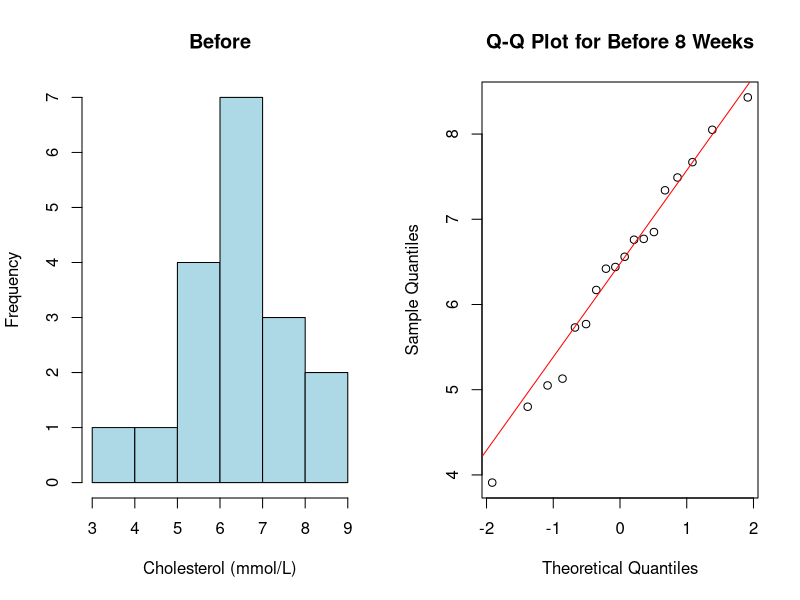
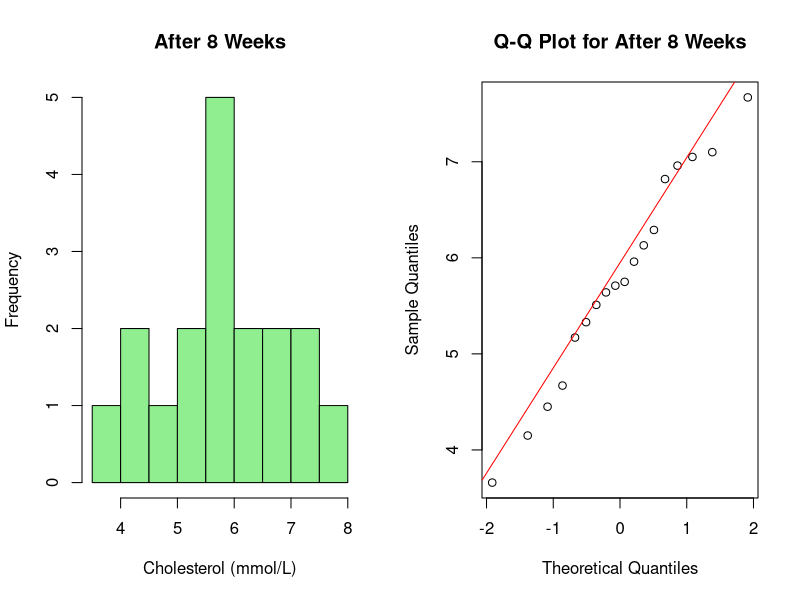
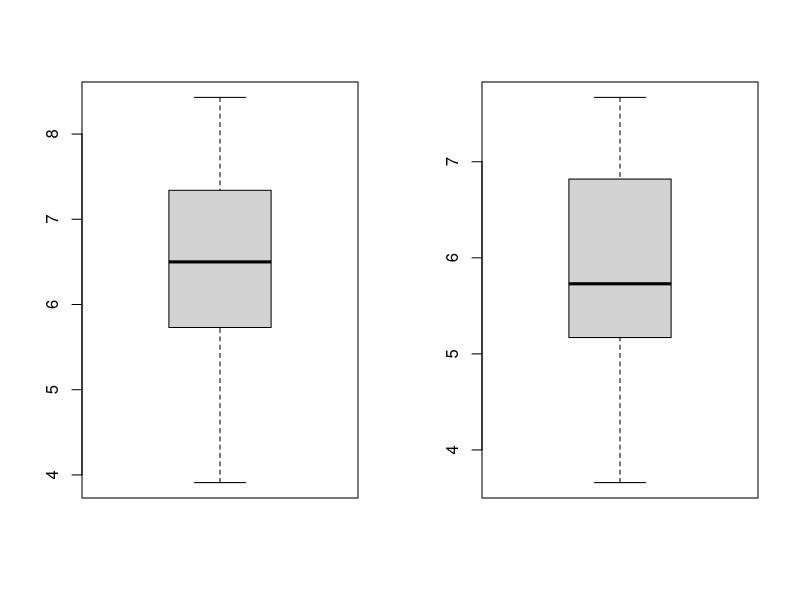
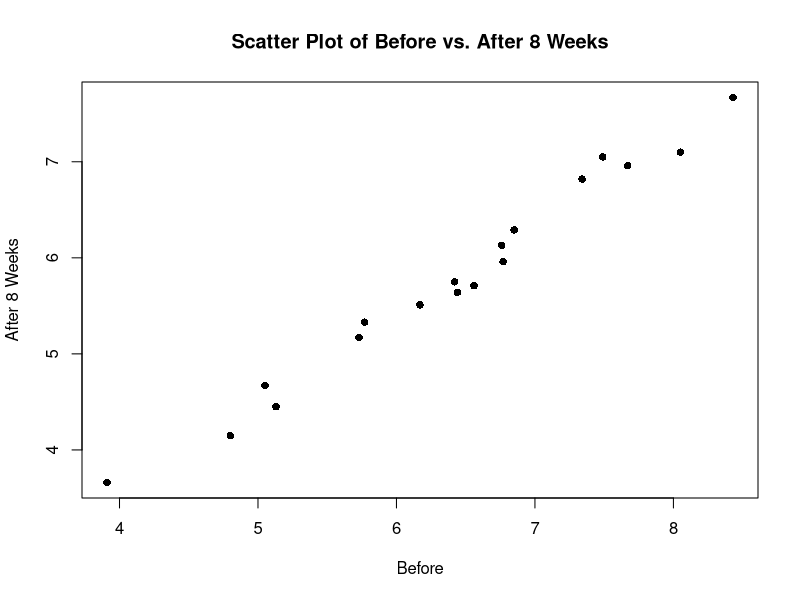
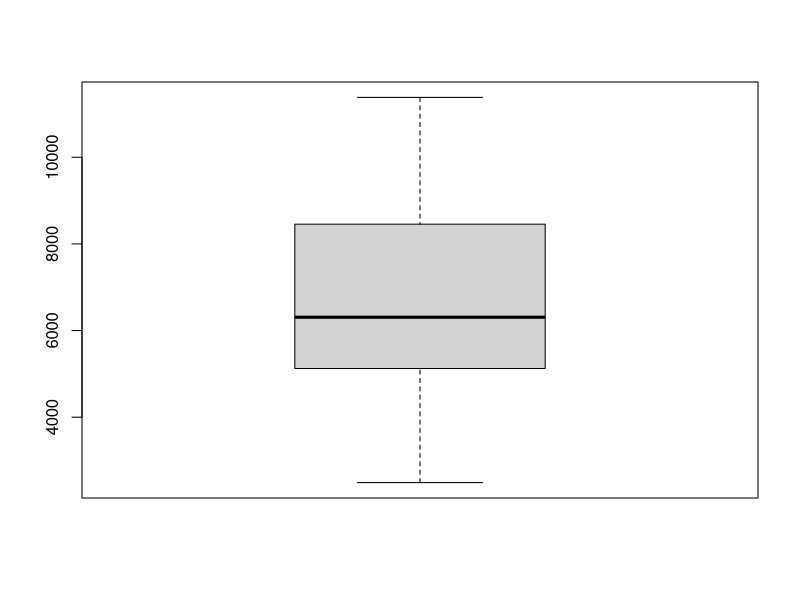

Reproduce these figures in R, in order. (Note: this script raises an error after producing the figures.)
## ---- chunk 1
knitr::opts_chunk$set(echo = TRUE)
# only round 3
options(digits = 3)

knitr::opts_chunk$set(fig.height = 2.5)
## ---- chunk 2
data = read.table('cholesterol.txt', header = TRUE)
# Before
par(mfrow = c(1,2))
hist(data$Before, main="Before", xlab="Cholesterol (mmol/L)", col="lightblue", border="black")
qqnorm(data$Before, main="Q-Q Plot for Before 8 Weeks")
qqline(data$Before, col="red")

# After
hist(data$After8weeks, main="After 8 Weeks", xlab="Cholesterol (mmol/L)", col="lightgreen", border="black")
qqnorm(data$After8weeks, main="Q-Q Plot for After 8 Weeks")
qqline(data$After8weeks, col="red")

# 
## ---- chunk 3
par(mfrow = c(1,2)) 
boxplot(data$Before)
boxplot(data$After8weeks)
par(mfrow = c(1,1))
## ---- chunk 4
plot(data$Before, data$After8weeks,
     main = "Scatter Plot of Before vs. After 8 Weeks",
     xlab = "Before", ylab = "After 8 Weeks",
     col = "black", pch = 16)
## ---- chunk 5

cor.test(data$Before, data$After8weeks, method="pearson")

## ---- chunk 6
t.test(data$Before,data$After8weeks, paired=TRUE)
## ---- chunk 7
mean_difference = function(x,y) {mean(x-y)}

original_diff <- mean(data$Before - data$After8weeks)

B=1000; tstar=numeric(B)

for (i in 1:B) {
  md_star=t(apply(cbind(data$Before,data$After8weeks),1,sample))
  tstar[i]=mean_difference(data$Before,data$After8weeks) 
}

myt = mean_difference(data$Before,data$After8weeks);myt

pl=sum(tstar<myt)/B
pr=sum(tstar>myt)/B
p=2*min(pl,pr); p
## ---- chunk 8
x = data$After8weeks
n = length(x)
x_mean = mean(x)
x_sd = sd(x) 
alpha = 0.03

t = qt(1-alpha/2, df = n-1)

CI_normal = c(
  x_mean - t * (x_sd / sqrt(n)),
  x_mean + t * (x_sd / sqrt(n))
)
cat("Normality 97% confidence interval: [", round(CI_normal[1], 3), 
    ",", round(CI_normal[2], 3), "]\n")
## ---- chunk 9

B = 1000
x_mean = mean(data$After8weeks)
Tstar = numeric(B)
for(i in 1:B){
  Xstar=sample(data$After8weeks,replace=TRUE)
  Tstar[i]=mean(Xstar)
}
Tstar15 = quantile(Tstar, 0.015)
Tstar985 = quantile(Tstar, 0.985)

CI_bootstrap = c(2*x_mean-Tstar985,2*x_mean-Tstar15)
cat("Bootstrap 97% confidence interval: [", round(CI_bootstrap[1], 3), 
    ",", round(CI_bootstrap[2], 3), "]\n")

## ---- chunk 10
n=length(data$After8weeks) # length
t=max(data$After8weeks) # the max of samples
B=1000;
tstar=numeric(B)
theta_values = seq(3, 12, by = 0.1)

p_values = sapply(theta_values, function(theta) {
  tstar = numeric(B)
  for (i in 1:B){
    xstar = runif(n, min = 3, max = theta)
    tstar[i] = max(xstar)
  }
  pl = sum(tstar < t) / B
  pr = sum(tstar > t) / B
  p = 2 * min(pl, pr)
  return(p)
})

# This is to find the range of theta for p > 0.05 
theta_valid = theta_values[p_values > 0.05]

cat("The range of theta for H0 cannot be rejected: [", min(theta_valid), max(theta_valid),  "]\n")


## ---- chunk 11
n = length(data$After8weeks)
below_6 = sum(data$After8weeks < 6);

binom.test(below_6,n,p=0.5,alt="l")
## ---- chunk 12
 wilcox.test(data$After8weeks,mu=6)
## ---- chunk 13
below_4.5 = sum(data$After8weeks <= 4.5)
n = length(data$After8weeks)

# check if percentage of cholesterol levels below 4.5 is greater then 25%
binom.test(below_4.5,n,p=0.25,alt="greater")
## ---- chunk 14
df <- read.table("crops.txt", header = TRUE)
df$County <- as.factor(df$County)
df$Related <- as.factor(df$Related)

shapiro.test(df$Crops)
shapiro.test(df$Size)

## ---- chunk 15
boxplot(df$Crops)
## ---- chunk 16
library(car)
leveneTest(Crops ~ County, data = df)
leveneTest(Crops ~ Related, data = df)
leveneTest(Crops ~ County:Related, data = df)
## ---- chunk 17
anova_model1 <- aov(Crops ~ County + Related, data = df) 
summary(anova_model1)
## ---- chunk 18
anova_model2 <- aov(Crops ~ County*Related, data = df) 
summary(anova_model2)
## ---- chunk 19
new_farm <- data.frame(
  County = factor(3, levels = c(1, 2, 3)), 
  Related = factor("no", levels = c("no", "yes"))
)

predicted_crops <- predict(anova_model1, newdata = new_farm, interval = "confidence")
print(predicted_crops)
## ---- chunk 20
TukeyHSD(anova_model2)
## ---- chunk 21
plot(fitted_values1,residuals , main = "Residuals vs. Fitted", 
     xlab = "Fitted Values", ylab = "Residuals", pch = 19)
abline(h = 0, col = "red", lty = 2)

## ---- chunk 22
residuals1 <- resid(anova_model1)
fitted_values1 <- fitted(anova_model1) 
qqnorm(residuals1)
## ---- chunk 23
boxplot(df$Size,horizontal = TRUE)
## ---- chunk 24
ancova_main <- aov(Crops ~ County + Related + Size, data = df)
summary(ancova_main)
## ---- chunk 25
ancova_county_size <- aov(Crops ~ County * Size + Related, data = df)
summary(ancova_county_size)
## ---- chunk 26
ancova_related_size <- aov(Crops ~ County + Related * Size, data = df)
summary(ancova_related_size)
## ---- chunk 27
AIC(ancova_main, ancova_county_size, ancova_related_size)
## ---- chunk 28
library(ggplot2)
ggplot(df, aes(x = Size, y = Crops, color = County)) +
  geom_point() +
  geom_smooth(method = "lm", se = FALSE) +
  labs(title = "Effect of Size on Crops Across Counties",
       x = "Farm Size", y = "Crops Yield")
## ---- chunk 29
new_farm <- data.frame(
  County = factor(2, levels = c(1, 2, 3)), 
  Related = factor("yes", levels = c("no", "yes")),
  Size = 165  
)

predicted_crops <- predict(ancova_county_size, newdata = new_farm, interval = "confidence")
print(predicted_crops)

## ---- chunk 30

residuals <- resid(ancova_county_size)
fitted_values <- fitted(ancova_county_size) 
qqnorm(residuals)
qqline(residuals, col = "red")
## ---- chunk 31
plot(fitted_values, residuals, 
     main = "Residuals vs Fitted Values", 
     xlab = "Fitted Values", 
     ylab = "Residuals")
abline(h = 0, col = "red", lty = 2) # Add a horizontal line at 0
## ---- chunk 32
error_variance <- sum(residuals(ancova_county_size)^2) / df.residual(ancova_county_size)
print(error_variance)
